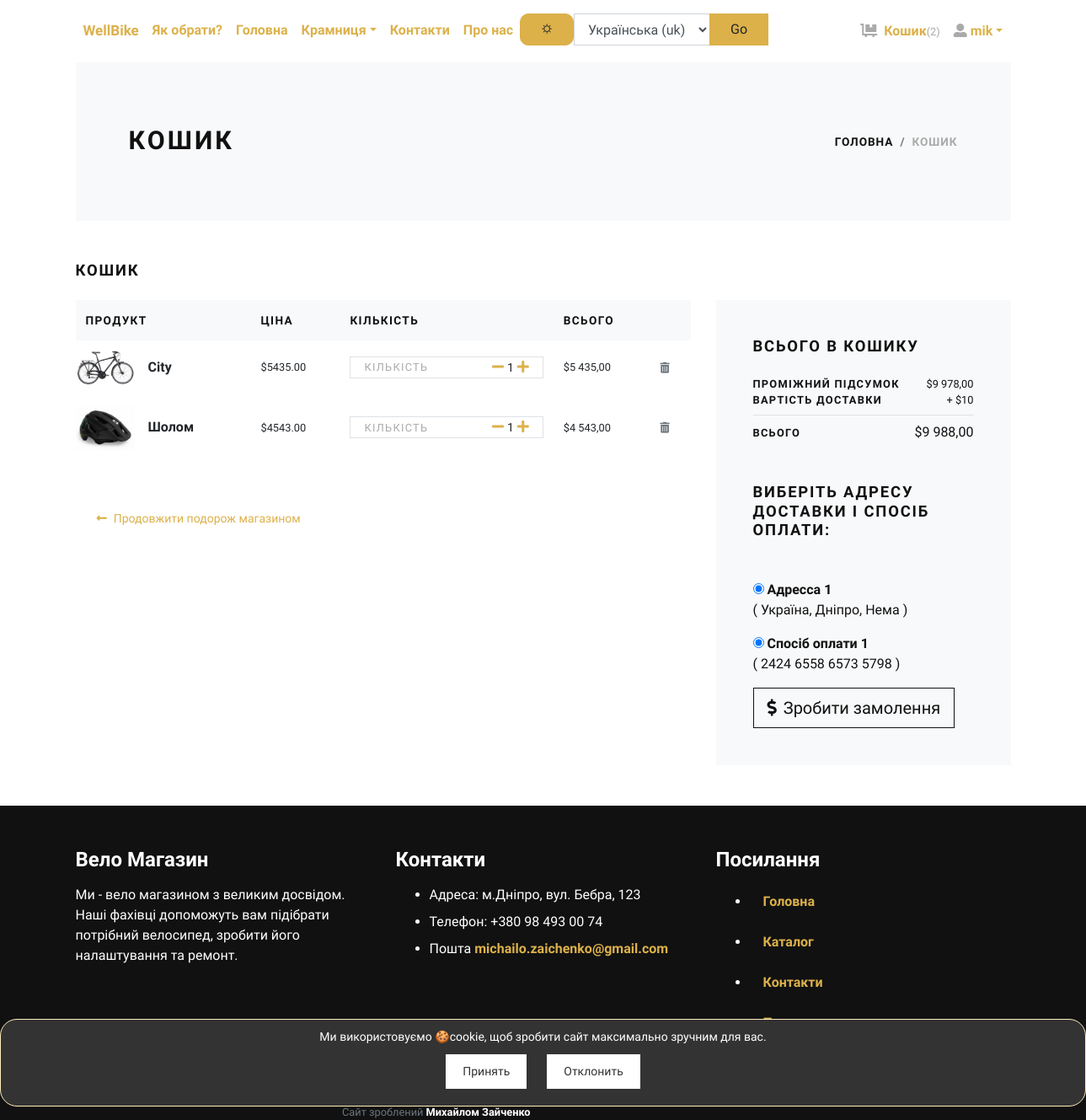
Before: /cart/ (signed in) with the older database file.
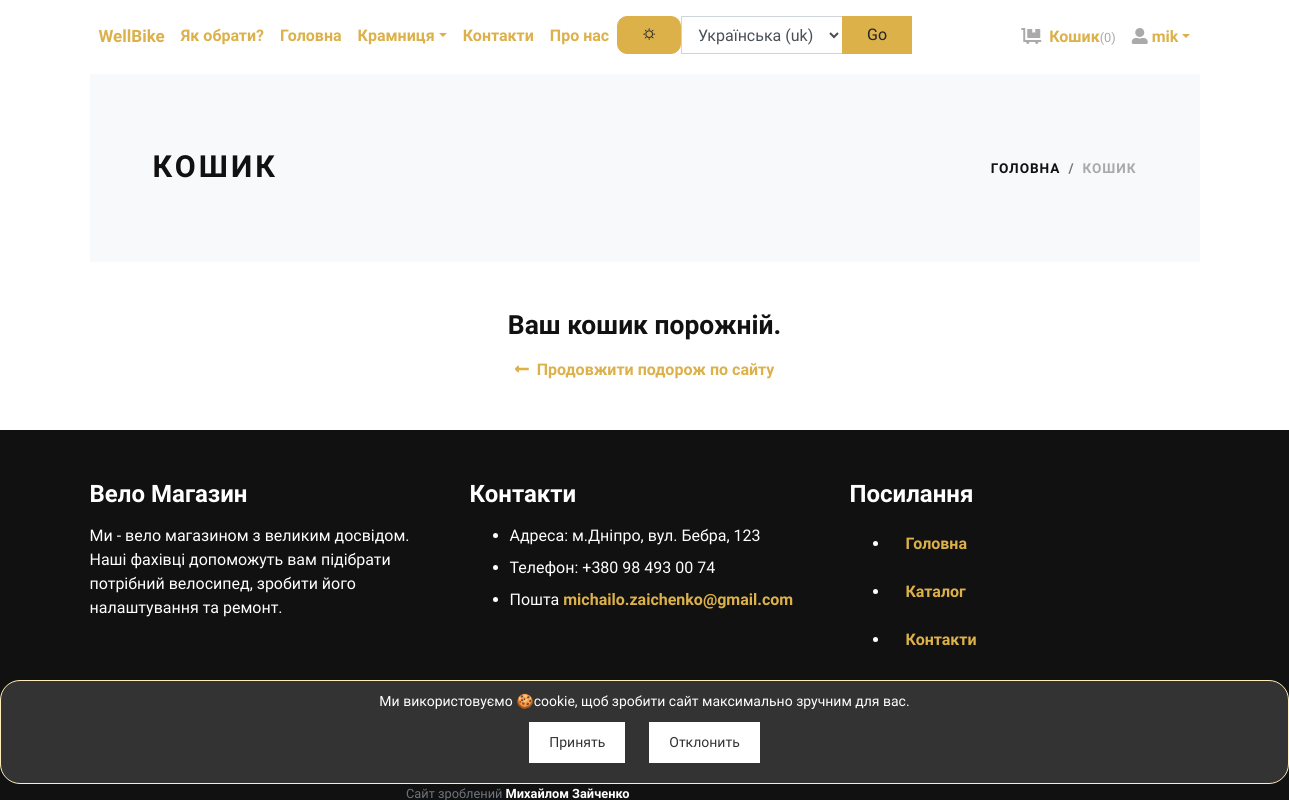
After: the same page with the newer database file.
### store/models.py (models this page shows, shortened)
class Cart(models.Model):
    user = models.ForeignKey(User, verbose_name="User", on_delete=models.CASCADE)
    product = models.ForeignKey(Product, verbose_name="Product", on_delete=models.CASCADE)
    quantity = models.PositiveIntegerField(default=1, verbose_name="Quantity")
    created_at = models.DateTimeField(auto_now_add=True, verbose_name="Created Date")
    updated_at = models.DateTimeField(auto_now=True, verbose_name="Updated Date")
    @property
    def total_price(self):
        return self.quantity * self.product.price

class Product(models.Model):
    title = models.CharField(max_length=150, verbose_name="Product Title")
    slug = models.SlugField(max_length=160, verbose_name="Product Slug")
    sku = models.CharField(max_length=255, unique=True, verbose_name="Unique Product ID (SKU)")
    short_description = models.TextField(verbose_name="Short Description")
    detail_description = models.TextField(blank=True, null=True, verbose_name="Detail Description")
    product_image = models.ImageField(upload_to='product', blank=True, null=True, verbose_name="Product Image")
    price = models.DecimalField(max_digits=8, decimal_places=2)
    category = models.ForeignKey(Category, verbose_name="Product Categoy", on_delete=models.CASCADE)
    is_active = models.BooleanField(verbose_name="Is Active?")
    is_featured = models.BooleanField(verbose_name="Is Featured?")
    created_at = models.DateTimeField(auto_now_add=True, verbose_name="Created Date")
    updated_at = models.DateTimeField(auto_now=True, verbose_name="Updated Date")
    class Meta:
        verbose_name_plural = 'Products'
        ordering = ('-created_at', )

class Address(models.Model):
    user = models.ForeignKey(User, verbose_name="User", on_delete=models.CASCADE)
    locality = models.CharField(max_length=150, verbose_name="Nearest Location")
    city = models.CharField(max_length=150, verbose_name="City")
    state = models.CharField(max_length=150, verbose_name="State")

class PayingWay(models.Model):
    user = models.ForeignKey(User, verbose_name="User", on_delete=models.CASCADE)
    card_number = models.CharField(max_length=20, verbose_name='card_number')

### store/views.py (the view)
# urls.py: path('cart/', views.cart, name="cart"),
@login_required
def cart(request):
    your_account = request.user
    user = request.user
    cart_products = Cart.objects.filter(user=user)
    amount = decimal.Decimal(0)
    shipping_amount = decimal.Decimal(10)
    cp = [p for p in Cart.objects.all() if p.user == user]
    if cp:
        for p in cp:
            temp_amount = (p.quantity * p.product.price)
            amount += temp_amount
    addresses = Address.objects.filter(user=user)
    paying_ways = PayingWay.objects.filter(user=user)
    context = {
        'cart_products': cart_products,
        'amount': amount,
        'shipping_amount': shipping_amount,
        'total_amount': amount + shipping_amount,
        'addresses': addresses,
        'paying_ways': paying_ways,
        'your_account': your_account,
    }
    return render(request, 'store/cart.html', context)

### store/templates/store/cart.html (shortened to what the changed rows need)
{% extends 'base.html' %}
{% load static %}
{% load humanize %}
{% block content %}
    <div class="container">
        <section class="py-5 bg-light">
            <div class="container">
                <div class="row px-4 px-lg-5 py-lg-4 align-items-center">
                    <div class="col-lg-6">
                        <h1 class="h2 text-uppercase mb-0 text-dark">Кошик</h1>
                    </div>
                </div>
            </div>
        </section>
        {% if cart_products %}
            <section class="py-5">
                <h2 class="h5 text-uppercase mb-4">Кошик</h2>
                <div class="row">
                    <div class="col-lg-8 mb-4 mb-lg-0">
                        <div class="table-responsive mb-4">
                            <table class="table">
                                <thead class="bg-light">
                                <tr>
                                    <th class="border-0" scope="col"><strong
                                            class="text-small text-uppercase text-dark">Продукт</strong></th>
                                    <th class="border-0" scope="col"><strong
                                            class="text-small text-uppercase text-dark">Ціна</strong></th>
                                    <th class="border-0" scope="col"><strong class="text-small
                      text-uppercase text-dark">Кількість</strong></th>
                                    <th class="border-0" scope="col"><strong
                                            class="text-small text-uppercase text-dark">Всього</strong></th>
                                    <th class="border-0" scope="col"></th>
                                </tr>
                                </thead>
                                <tbody>
                                {% for cart_product in cart_products %}
                                    <tr>
                                        <th class="pl-0 border-0" scope="row">
                                            <div class="media align-items-center">
                                                {% if cart_product.product.product_image %}
                                                    <a class="reset-anchor d-block animsition-link"
                                                       href="{% url 'store:product-detail' cart_product.product.slug %}"><img
                                                            src="{{ cart_product.product.product_image.url }}"
                                                            alt="{{ cart_product.product.title }}" width="70"/></a>
                                                {% else %}
                                                    <a class="reset-anchor d-block animsition-link"
                                                       href="{% url 'store:product-detail' cart_product.product.slug %}"><img
                                                            src="{% static 'img/not_img.png' %}"
                                                            alt="{{ cart_product.product.title }}" width="70"/></a>
                                                {% endif %}
                                                <div class="media-body ml-3"><strong class="h6"><a
                                                        class="reset-anchor animsition-link"
                                                        href="{% url 'store:product-detail' cart_product.product.slug %}">{{ cart_product.product.title }}</a></strong>
                                                </div>
                                            </div>
                                        </th>
                                        <td class="align-middle border-0">
                                            <p class="mb-0 small">${{ cart_product.product.price }}</p>
                                        </td>
                                        <td class="align-middle border-0">
                                            <div class="border d-flex align-items-center justify-content-between px-3"><span
                                                    class="small
                         text-uppercase text-gray headings-font-family">Кількість</span>
                                                <div class="quantity">
                                                    <a href="{% url 'store:minus-cart' cart_product.id %}"
                                                       class="dec-btn p-0 ml-2"><i class="fas fa-minus"></i></a>
                                                     <span style="font-size: 14px; font-family: inherit; margin: 0 4px 0 4px" class="cart-quantity">{{ cart_product.quantity }}</span>
                                                    <a href="{% url 'store:plus-cart' cart_product.id %}"
                                                       class="inc-btn p-0"><i
                                                            class="fas fa-plus"></i></a>
                                                </div>
                                            </div>
                                        </td>
                                        <td class="align-middle border-0">
                                            <p class="mb-0 small">${{ cart_product.total_price|intcomma }}</p>
                                        </td>
                                        <td class="align-middle border-0"><a class="reset-anchor"
                                                                             href="{% url 'store:remove-cart' cart_product.id %}"><i
                                                class="fas fa-trash-alt small text-muted"></i></a></td>
                                    </tr>
                                {% endfor %}
                                </tbody>
                            </table>
                        </div>
                        <div class="px-4 py-3">
                            <div class="row align-items-center text-center">
                                <div class="col-md-6 mb-3 mb-md-0 text-md-left"><a
                                        class="btn btn-link p-0 btn-sm"
                                        href="{% url 'store:all-categories' %}"><i class="fas
                                                                     fa-long-arrow-alt-left mr-2">
                                </i>Продовжити подорож магазином</a></div>
                            </div>
                        </div>
                    </div>
                    <div class="col-lg-4">
                        <div class="card border-0 rounded-0 p-lg-4 bg-light">
                            <div class="card-body">
                                <h5 class="text-uppercase mb-4 text-dark">Всього в кошику</h5>
                                <ul class="list-unstyled mb-0">
                                    <li class="d-flex align-items-center justify-content-between"><strong
                                            class="text-uppercase small font-weight-bold text-dark">Проміжний
                                        підсумок</strong><span
                                            class="text-muted small text-dark">${{ amount|intcomma }}</span>
                                    </li>
                                    <li class="d-flex align-items-center justify-content-between"><strong
                                            class="text-uppercase small font-weight-bold text-dark">Вартість
                                        доставки</strong><span
                                            class="text-muted small text-dark">+ ${{ shipping_amount }}</span>
                                    </li>
                                    <li class="border-bottom my-2"></li>
                                    <li class="d-flex align-items-center justify-content-between mb-4"><strong class="text-uppercase
                    small font-weight-bold text-dark">Всього</strong><span
                                            class="text-dark">${{ total_amount|intcomma }}</span></li>
                                </ul>
                                <h5 class="text-uppercase my-5 text-dark">Виберіть адресу доставки і спосіб оплати:</h5>
                                <form action="{% url 'store:checkout' %}" id="myform">
                                    {% if addresses %}
                                        {% for address in addresses %}
                                            <div class="mb-3 text-dark">
                                                <input type="radio" name="address" value="{{ address.id }}" checked>
                                                <strong class="text-dark">Адресса
                                                    {{ forloop.counter }}</strong> <br>
                                                ( {{ address.locality }}, {{ address.city }}, {{ address.state }} )
                                            </div>
                                        {% endfor %}
                                    {% else %}
                                        <b><h5 class="container text-dark">Ви не додали свою адресу проживання</h5></b>
                                        <div class="text-center text-dark">
                                            Хочете <a href="{% url 'store:add-address' %}"> додати адресу?</a>
                                        </div>
                                    {% endif %}
                                    {% if paying_ways %}
                                        {% for paying_way in paying_ways %}
                                            <div class="mb-3 text-dark">
                                                <input type="radio" name="paying_way" value="{{ paying_way.id }}"
                                                       checked>
                                                <strong class="text-dark">Спосіб оплати
                                                    {{ forloop.counter }}</strong> <br>
                                                ( {{ paying_way.card_number }} )
                                            </div>
                                        {% endfor %}
                                    {% else %}
                                        <b><h5 class="container">Ви не додали спосіб оплати</h5></b>
                                        <div class="text-center">
                                            Хочете <a href="{% url 'store:add-paying-way' %}"> додати спосіб оплати?</a>
                                        </div>
                                    {% endif %}
                                    {% if addresses and paying_ways %}
                                        <button type="submit" class="btn btn-dark btn-lg btn-outline-dark">
                                            <i class="fas fa-dollar-sign mr-2"></i>Зробити замолення
                                        </button>
                                    {% endif %}
                                </form>
                            </div>
                        </div>
                    </div>
                </div>
            </section>
        {% else %}
            <div class="text-center py-5">
                <h3 class="mb-3">Ваш кошик порожній.</h3>
                <a href="{% url 'store:home' %}"><i class="fas fa-long-arrow-alt-left mr-2"> </i>Продовжити подорож по
                    сайту</a>
            </div>
        {% endif %}
    </div>
{% endblock content %}

### store/templates/navbar.html (shortened to what the changed rows need)
{% load static %}
{% load i18n %}
{% block head %}
    <link href="{% static 'css/header.css' %}" rel="stylesheet" type="text/css">
    <link href="{% static 'css/button_back_col.css' %}" rel="stylesheet" type="text/css">
{% endblock %}
<header>
    <div class="container px-0 px-lg-3">
        <nav class="navbar navbar-expand-lg py-3 px-lg-0">
            <div class="collapse navbar-collapse" id="navbarSupportedContent">
                        {% load i18n %}
                                    {% get_current_language as LANGUAGE_CODE %}
                                    {% get_available_languages as LANGUAGES %}
                                    {% get_language_info_list for LANGUAGES as languages %}
                <ul class="navbar-nav ml-auto">
                    {% if request.user.is_authenticated %}
                        <li class="nav-item"><a class="nav-link" href="{% url 'store:cart' %}"> <i
                                class="fas fa-dolly-flatbed mr-1 text-gray"></i> {% trans 'Кошик' %}<small
                                class="text-gray">({{ cart_items.count }})</small></a></li>
                        <li class="nav-item dropdown"><a class="nav-link dropdown-toggle" id="pagesDropdown" href="#"
                                                         data-toggle="dropdown" aria-haspopup="true"
                                                         aria-expanded="false"><i class="fas fa-user-alt mr-1
                                                   text-gray"></i>{{ your_account }}</a></a>
                        </li>
                    {% else %}
                        <li class="nav-item"><a class="nav-link" href="{% url 'store:login' %}">{% trans 'Увійти' %}</a></li>
                        <li class="nav-item"><a class="nav-link" href="{% url 'store:register' %}">{% trans 'Створити акаунт' %}</a>
                        </li>
                    {% endif %}
                </ul>
            </div>
        </nav>
    </div>
</header>

Changed rows visible on the page:
removed Cart: product.product_image (picture), product "City", product.price "5435.00", quantity "1", total_price "5 435,00"
removed Cart: product.product_image (picture), product "Шолом", product.price "4543.00", quantity "1", total_price "4 543,00"
no longer on this page (row unchanged): Address: locality "Україна", city "Дніпро", state "Нема"
no longer on this page (row unchanged): PayingWay: card_number "2424 6558 6573 5798"
Other visible differences:
{{ cart_items.count }}: "2" → "0"
{{ amount|intcomma }}: "9 978,00" → (not shown)
{{ shipping_amount }}: "10" → (not shown)
{{ total_amount|intcomma }}: "9 988,00" → (not shown)
text no longer shown: "КОШИК ПРОДУКТ ЦІНА КІЛЬКІСТЬ ВСЬОГО Продовжити подорож магазином ВСЬОГО В КОШИКУ ПРОМІЖНИЙ ПІДСУМОК $ ВАРТІСТЬ ДОСТАВКИ + $ ВСЬОГО $ ВИБЕРІТЬ АДРЕСУ ДОСТАВКИ І СПОСІБ ОПЛАТИ: Зробити замолення"
text now shown: "Ваш кошик порожній. Продовжити подорож по сайту"
